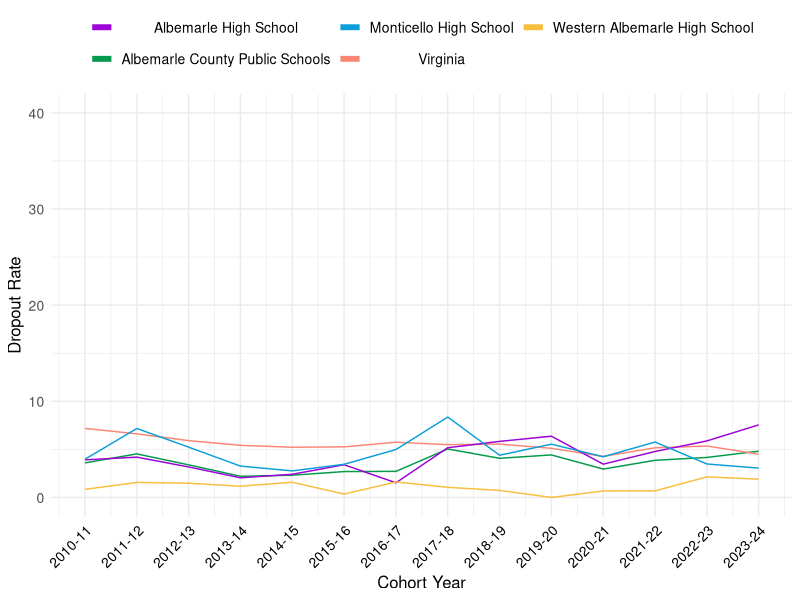
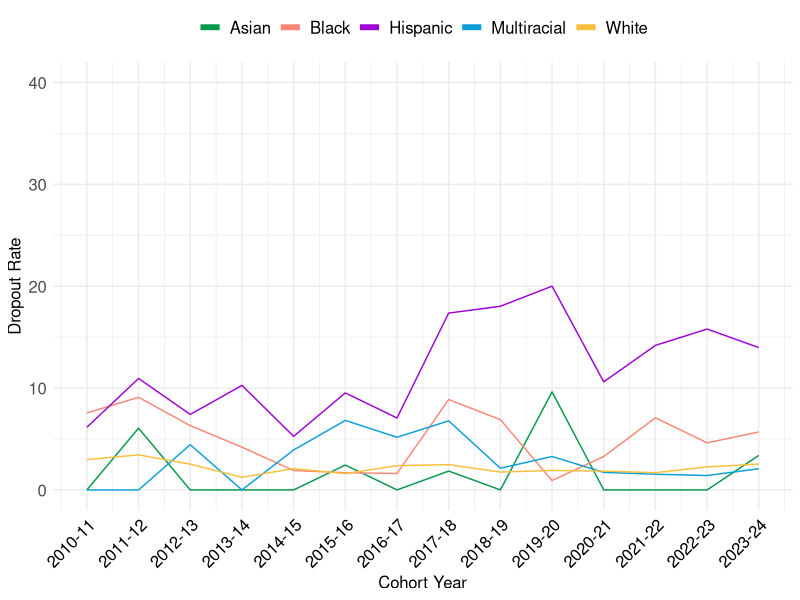
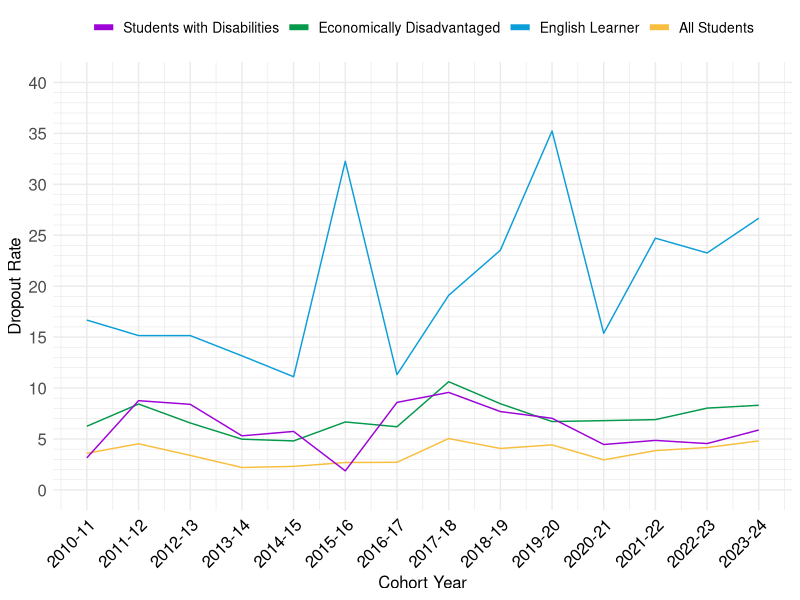
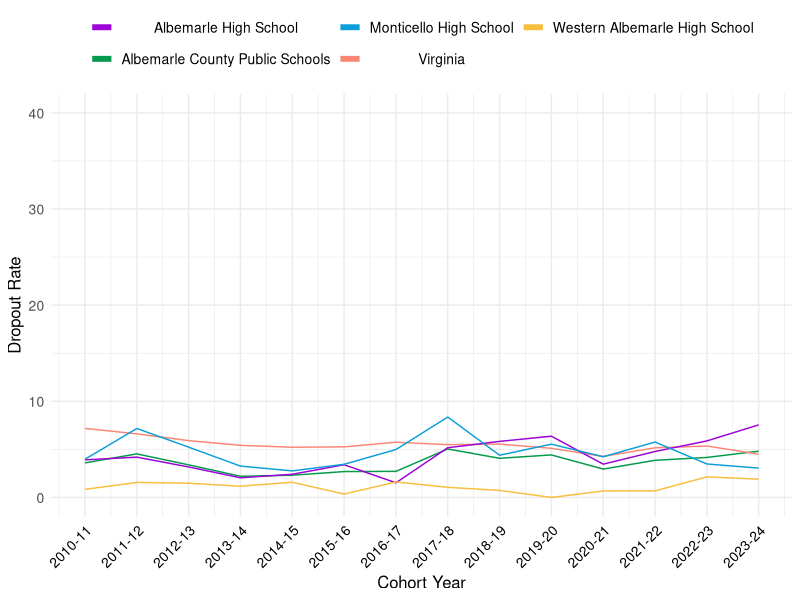
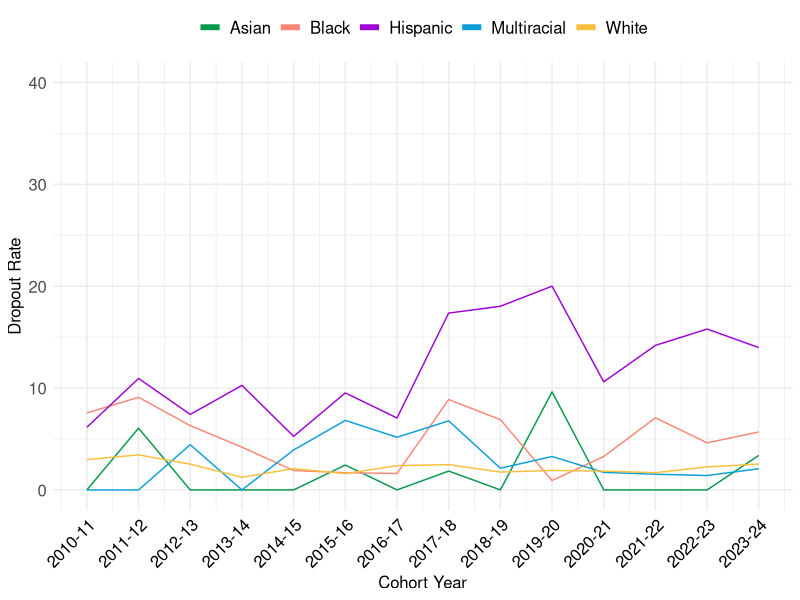
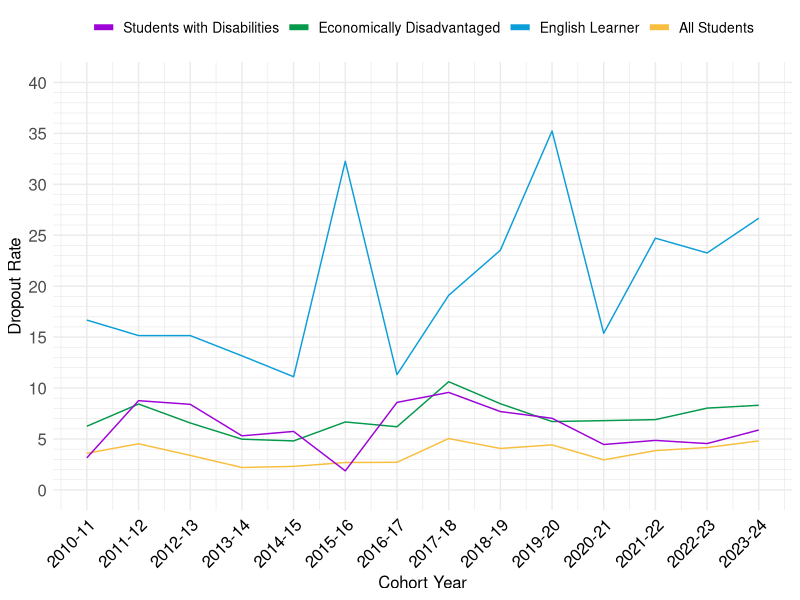

R code for these plots, in order:
## ---- chunk 1
knitr::opts_chunk$set(echo = FALSE)
##############################################################
# Call Libraries
##############################################################

library(readxl)
library(dplyr)
library(tidyverse)
library(ggplot2)
library(here)

grad <- read_csv("../data/ACPS_graduation_data_2008-24.csv")
## ---- chunk 2
##############################################################
# Dropout Rates by School
##############################################################

ggplot() +
  geom_line(data=grad %>% dplyr::filter(data_level=="All",is.na(school_name)),
            aes(x=cohort_year,y=dropout_rate,color=level)) +
  geom_line(data=grad %>% dplyr::filter(data_level=="All",!is.na(school_name)),
            aes(x=cohort_year,y=dropout_rate,color=school_name)) +
  theme_minimal()+
  scale_x_continuous(limits=c(2011,2024),breaks=seq(2011,2024,1),
                     labels=c("2010-11","2011-12","2012-13","2013-14","2014-15","2015-16",
                              "2016-17","2017-18","2018-19","2019-20","2020-21","2021-22",
                              "2022-23","2023-24"))+
  scale_y_continuous(limits=c(0,40),breaks=seq(0,40,10),minor_breaks=seq(0,40,5))+
  labs(x="Cohort Year", y="Dropout Rate")+
  geom_text(size = 5, hjust=0.5, vjust=-1, color="black") + 
  scale_color_manual(name = "School",
                     labels = c("Albemarle High School","Albemarle County Public Schools",
                                  "Monticello High School", "Virginia", 
                                  "Western Albemarle High School"),
                     values= c("#9d02d7", "#04994b", "#0C9ED9", "#fa8775", "#F8BE3D"),
                     guide = guide_legend(override.aes = list(linewidth = 2),nrow=2))+
  theme(legend.title=element_blank(), 
        legend.position = "top", 
        legend.text = element_text(size = 10, hjust=.5), 
        axis.text.x = element_text(color = "black", size = 10, angle = 45, hjust = 1), 
        axis.ticks = element_blank(),
        plot.title.position= "plot", 
        plot.caption.position = "plot", 
        axis.text.y = element_text(size = 10), 
        text = element_text(size = 12, family="sans"), 
        plot.title = element_text(size = 16, hjust=.65), 
        plot.caption = element_text(size = 14))
  
 ggsave("../plots/dropout_school.png",device="png",width=8,height=4,units="in")


## ---- chunk 3
##############################################################
# Dropout Rates by Race
##############################################################

ggplot() +
  geom_line(data=grad %>% dplyr::filter(data_level=="Race",level=="Division",
                                        subgroup!="American Indian or Alaska Native",
                                        subgroup!="Native Hawaiian  or Pacific Islander"),
            aes(x=cohort_year,y=dropout_rate,color=subgroup)) +
  theme_minimal()+
  scale_x_continuous(limits=c(2011,2024),breaks=seq(2011,2024,1),
                     labels=c("2010-11","2011-12","2012-13","2013-14","2014-15","2015-16",
                              "2016-17","2017-18","2018-19","2019-20","2020-21","2021-22",
                              "2022-23","2023-24"))+
  scale_y_continuous(limits=c(0,40),breaks=seq(0,40,10),minor_breaks=seq(0,40,5))+
  labs(x="Cohort Year", y="Dropout Rate")+
  scale_color_manual(name = "Race/Ethnicity",
                     labels = c("Asian"="Asian",
                                "Black, not of Hispanic origin"="Black",
                                "Hispanic"="Hispanic",
                                "Non-Hispanic, two or more races"="Multiracial",
                                "White, not of Hispanic origin"="White"),
                     values = c("#04994b","#fa8775","#9d02d7","#0c9ed9", "#f8be3d"),
                     guide = guide_legend(override.aes = list(linewidth = 2)))+
  geom_text(size = 5, hjust=0.5, vjust=-1, color="black") +
  theme(legend.title=element_blank(),
        legend.position = "top",
        legend.text = element_text(size = 12, hjust=.5),
        axis.text.x = element_text(color = "black", size = 12, angle = 45, hjust = 1),
        axis.ticks = element_blank(),
        plot.title.position= "plot",
        plot.caption.position = "plot",
        axis.text.y = element_text(size = 12),
        text = element_text(size = 12, family="sans"),
        plot.title = element_text(size = 16, hjust=.65),
        plot.caption = element_text(size = 14))

 ggsave("../plots/dropout_race.png",device="png",width=8,height=4,units="in")

## ---- chunk 4

##############################################################
# Dropout Rates by Student Subgroup
##############################################################
  
ggplot() +
  geom_line(data=grad %>% dplyr::filter(data_level=="All",level=="Division"),
            aes(x=cohort_year,y=dropout_rate,color=subgroup)) +
  geom_line(data=grad %>% dplyr::filter(data_level=="Economic Advantage",level=="Division",
                                        subgroup!="Non-ECD"),
            aes(x=cohort_year,y=dropout_rate,color=subgroup)) +
  geom_line(data=grad %>% dplyr::filter(data_level=="English Learner",level=="Division",
                                        subgroup!="Non-English Learner"),
            aes(x=cohort_year,y=dropout_rate,color=subgroup)) +
  geom_line(data=grad %>% dplyr::filter(data_level=="Disability",level=="Division",
                                        subgroup!="Non-Disabled"),
            aes(x=cohort_year,y=dropout_rate,color=subgroup)) +
  theme_minimal()+
  scale_x_continuous(limits=c(2011,2024),breaks=seq(2011,2024,1),
                     labels=c("2010-11","2011-12","2012-13","2013-14","2014-15","2015-16",
                              "2016-17","2017-18","2018-19","2019-20","2020-21","2021-22",
                              "2022-23","2023-24"))+
  scale_y_continuous(limits=c(0,40),breaks=seq(0,40,5),minor_breaks=seq(0,40,1))+
  labs(x="Cohort Year", y="Dropout Rate")+
  geom_text(size = 5, hjust=0.5, vjust=-1, color="black") + 
  scale_color_manual(name = "Membership Group",
                     labels = c("Economically Disadvantaged"="Economically Disadvantaged",
                                "English Learner"="English Learner",
                                "Disabled"="Students with Disabilities",
                                "None"="All Students"),
                     values= c("#9d02d7", "#04994b", "#0c9ed9", "#f8be3d"),
                     guide = guide_legend(override.aes = list(linewidth = 2)))+
  theme(legend.title=element_blank(), 
        legend.position = "top", 
        legend.text = element_text(size = 10, hjust=.5), 
        axis.text.x = element_text(color = "black", size = 12, angle = 45, hjust = 1), 
        axis.ticks = element_blank(),
        plot.title.position= "plot", 
        plot.caption.position = "plot", 
        axis.text.y = element_text(size = 12), 
        text = element_text(size = 12, family="sans"), 
        plot.title = element_text(size = 16, hjust=.65), 
        plot.caption = element_text(size = 14))

 ggsave("../plots/dropout_group.png",device="png",width=8,height=4,units="in")


